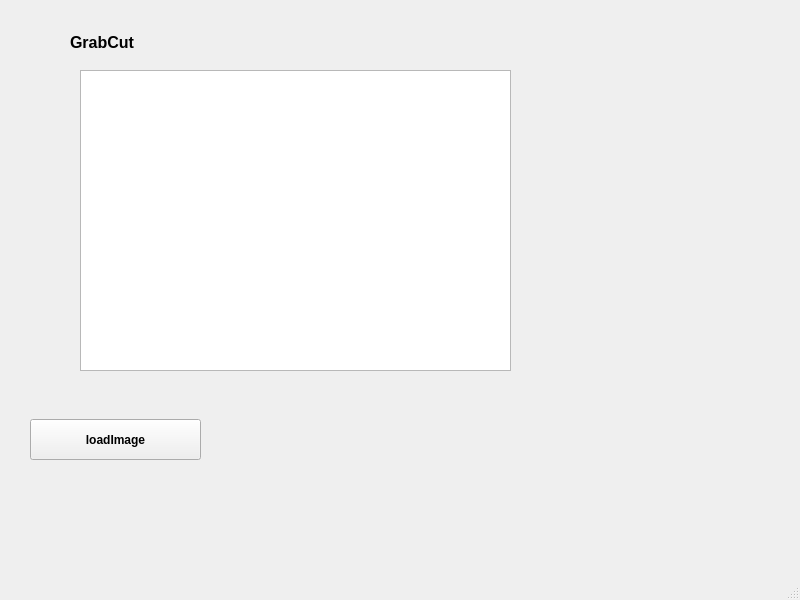
<?xml version="1.0" encoding="UTF-8"?>
<ui version="4.0">
 <class>GrabCutWindow</class>
 <widget class="QMainWindow" name="GrabCutWindow">
  <property name="geometry">
   <rect>
    <x>0</x>
    <y>0</y>
    <width>800</width>
    <height>600</height>
   </rect>
  </property>
  <property name="font">
   <font>
    <weight>75</weight>
    <bold>true</bold>
   </font>
  </property>
  <property name="windowTitle">
   <string>MainWindow</string>
  </property>
  <widget class="QWidget" name="centralwidget">
   <widget class="QLabel" name="label">
    <property name="geometry">
     <rect>
      <x>70</x>
      <y>22</y>
      <width>171</width>
      <height>41</height>
     </rect>
    </property>
    <property name="font">
     <font>
      <pointsize>12</pointsize>
      <weight>75</weight>
      <bold>true</bold>
     </font>
    </property>
    <property name="text">
     <string>GrabCut</string>
    </property>
   </widget>
   <widget class="QGraphicsView" name="graphicsView">
    <property name="geometry">
     <rect>
      <x>80</x>
      <y>70</y>
      <width>431</width>
      <height>301</height>
     </rect>
    </property>
   </widget>
   <widget class="QPushButton" name="loadButton">
    <property name="geometry">
     <rect>
      <x>30</x>
      <y>419</y>
      <width>171</width>
      <height>41</height>
     </rect>
    </property>
    <property name="text">
     <string>loadImage</string>
    </property>
   </widget>
  </widget>
  <widget class="QStatusBar" name="statusbar"/>
 </widget>
 <resources/>
 <connections/>
</ui>
